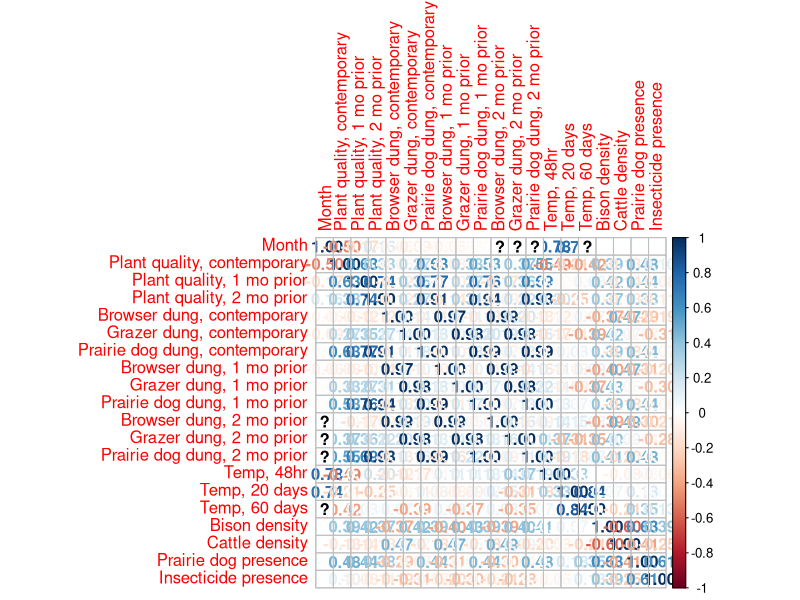
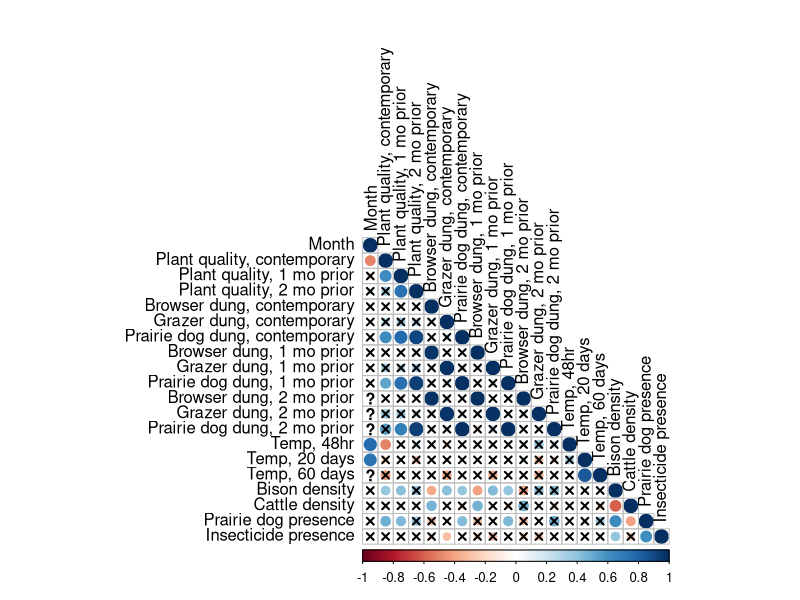

Generate these figures, in order, with R:
##Set working directory
#Ellen's working directory:
setwd("C:/Users/elwel/OneDrive/Desktop/AmongTheDung")

# load libraries
#install.packages("corrplot")
library(corrplot)

##read data
dr <- read.csv("outputs/Site_Mo/SiteMo_drivers.csv")
head(dr)
dim(dr)

#subset data
dr_sub <- cbind(dr[,3], dr[,10:12], dr[,14:16], dr[,20:32])
head(dr_sub)

#rename columns
colnames(dr_sub) <- c("Month","Plant quality, contemporary", "Plant quality, 1 mo prior", "Plant quality, 2 mo prior",
"Browser dung, contemporary", "Grazer dung, contemporary", "Prairie dog dung, contemporary", "Browser dung, 1 mo prior", 
"Grazer dung, 1 mo prior", "Prairie dog dung, 1 mo prior", "Browser dung, 2 mo prior","Grazer dung, 2 mo prior",
"Prairie dog dung, 2 mo prior", "Temp, 48hr", "Temp, 20 days", "Temp, 60 days", "Bison density", "Cattle density", 
"Prairie dog presence", "Insecticide presence")

#test correlations
cor.test(dr_sub[,1], dr_sub[,2], na.action=na.omit)

####function for correlations and allowing NAs
mycor<- function(x,...){
  r<- apply(x, 2, function(j){
    apply(x, 2, function(i){
      as.numeric(cor.test(i,j)$estimate)
    })
  })
  P<- apply(x, 2, function(j){
    apply(x, 2, function(i){
      as.numeric(cor.test(i,j)$p.value)
    })
  })
  out<-c()
  out$P<- P
  out$r<- r
  return(out) 
}

##run function
CorDat<- mycor(dr_sub, method="pearson", na.action=na.omit)
head(CorDat)

#check corrplot
corrplot(corr=CorDat$r, method="number")

##save plot
tiff(filename = "plots/Drivers_Correlations.tiff", width = 7, height = 6, units = 'in', res = 600, compression = 'lzw')

corrplot(corr=CorDat$r, p.mat = CorDat$P, tl.col = "black",
         type="lower", insig="pch", sig.level =.05, pch.cex = .9)

dev.off()


